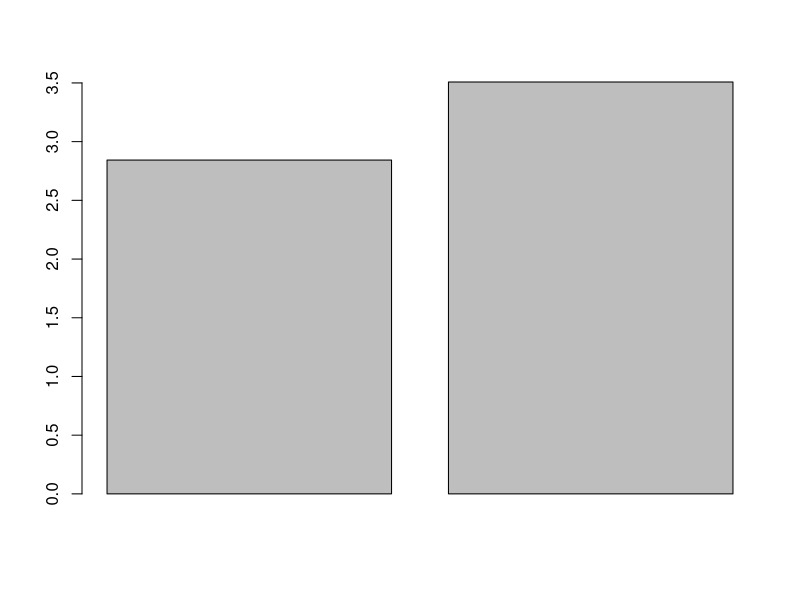
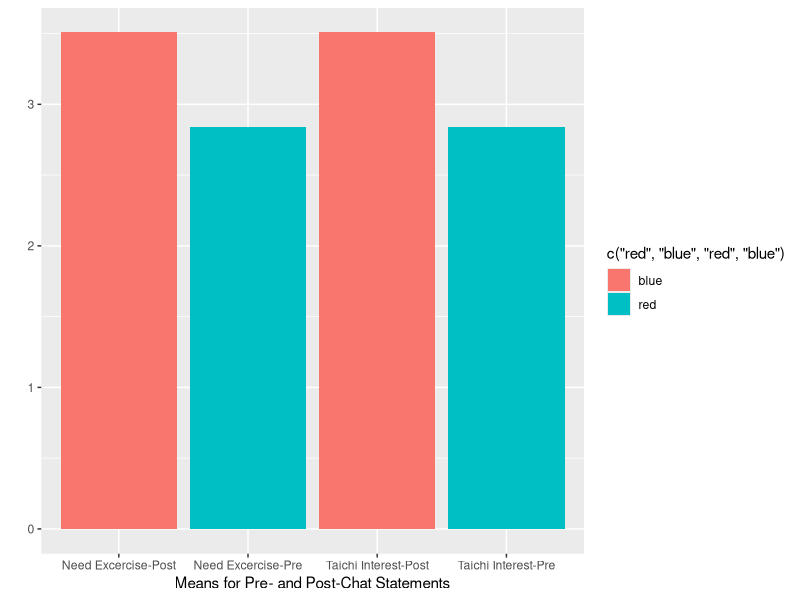
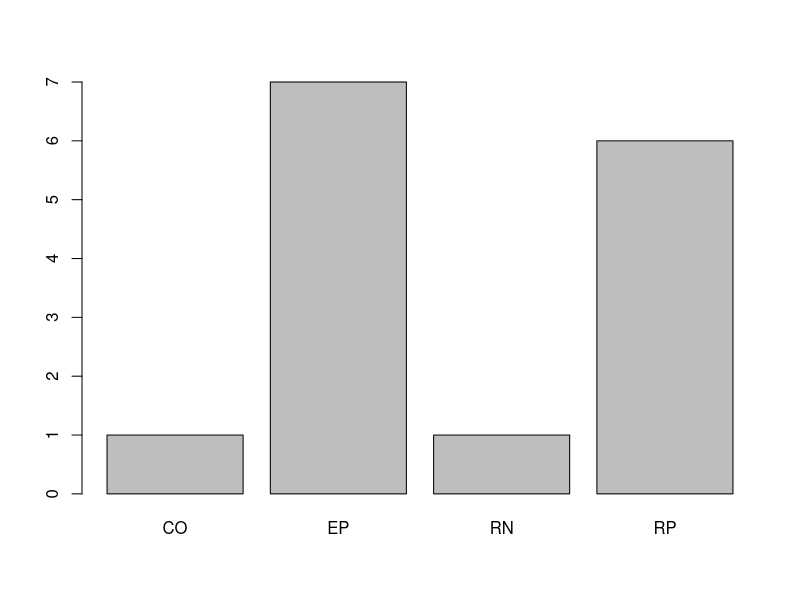
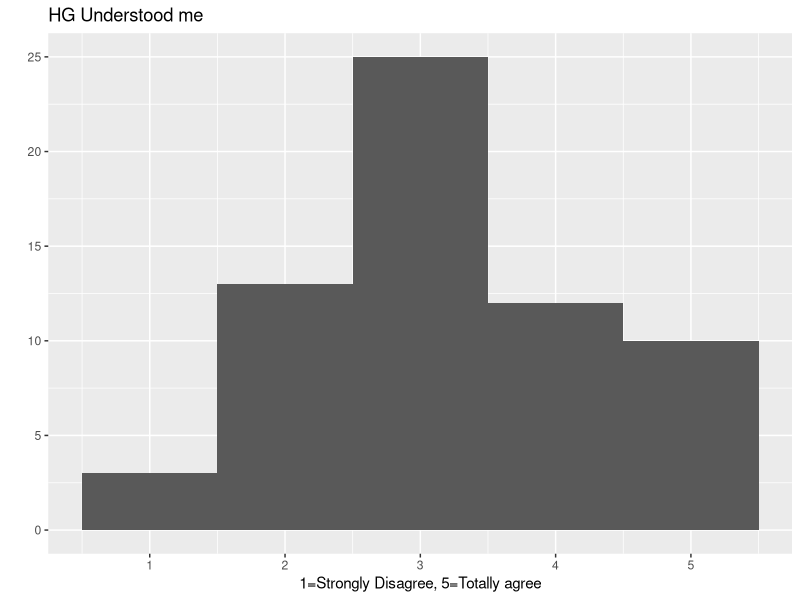
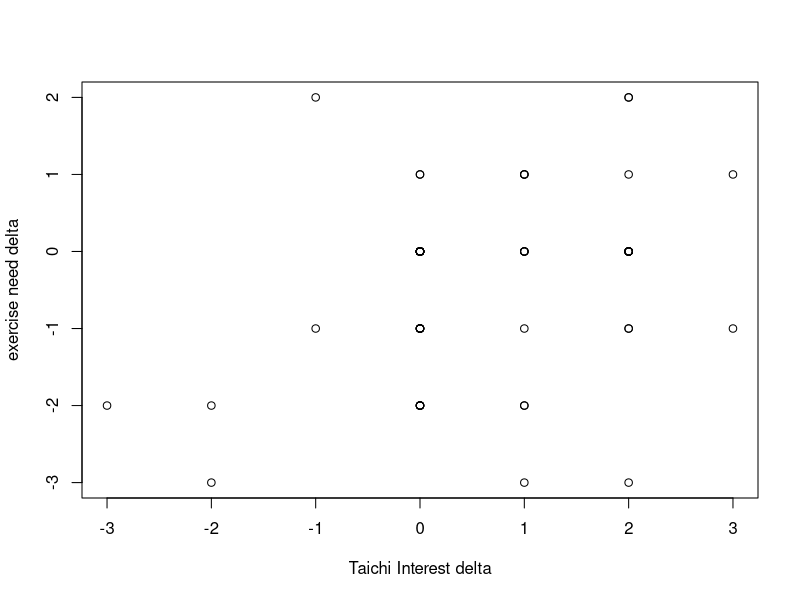
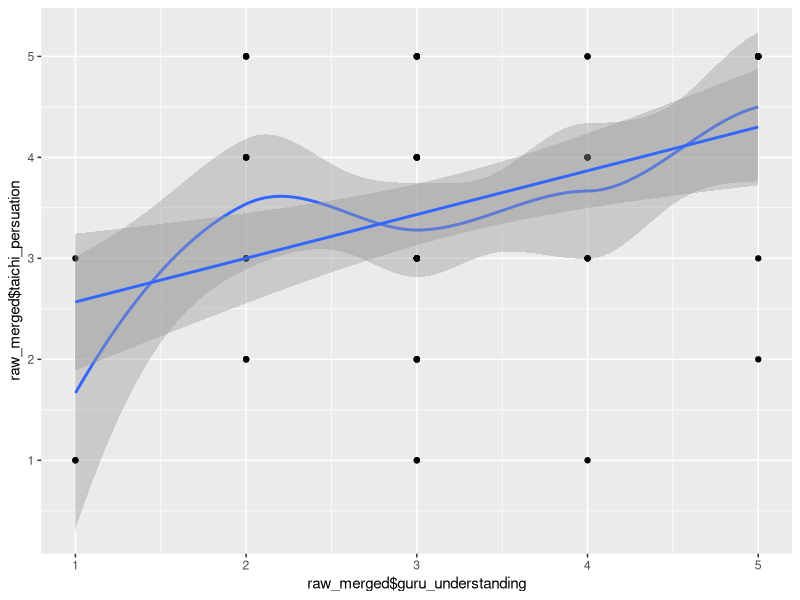
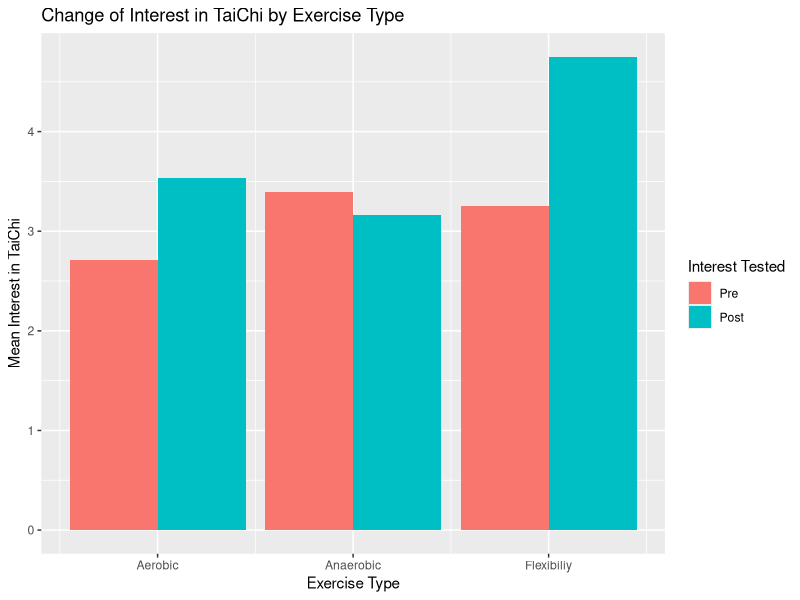
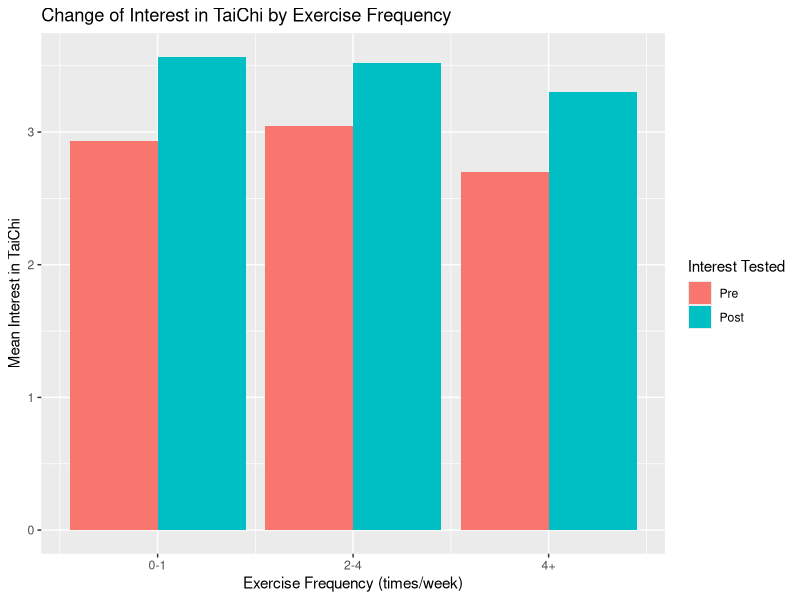

These charts were generated, in order, by the following R code:
## ---- chunk 1
knitr::opts_chunk$set(echo = TRUE)
## ---- chunk 2
library(readr)
library(ggplot2)
library(tidyr)
## ---- chunk 3
Dialogue <- read_csv("Dialogue.csv")
Dialogue$strategy <- substr(Dialogue$q_id,1,2)
dems <- read_csv("Demographics.csv")
post <- read_csv("PostQuestions.csv")
visited <- read_csv("visitedtaichi.csv")
## ---- chunk 4
# Exclude ppl that did not finish.
pre.good<-dems[dems$sessionID %in% post$sessionID,]
# Exclude test users
pre.good<-pre.good[pre.good$userType!="test",]
post<-post[post$sessionID %in% pre.good$sessionID,]

#Exclude those before Feb 23
pp<-Dialogue[Dialogue$sessionID %in% pre.good$sessionID,c("time","sessionID")]
pp.beforeFeb <- pp[c(67:2202),]
pre.good.sid<-unique(unlist(pre.good$sessionID, use.names = FALSE))
Dialogue <- Dialogue[Dialogue$sessionID %in% pre.good$sessionID,]
#View(pre.good)
## ---- chunk 5
interest.pre <- mean(dems$taichi_interest)
interest.post<- mean(post$taichi_learn)
need.pre <- mean(dems$taichi_interest)
need.post<- mean(post$taichi_learn)
barplot(c(interest.pre,interest.post))
d <- cbind(c("Need Pre","Need Post", "Interest Pre", "Interest Post"),c(need.pre,need.post,interest.pre,interest.post))
## ---- chunk 6
qplot(x=c("Need Excercise-Pre","Need Excercise-Post", "Taichi Interest-Pre", "Taichi Interest-Post"),weight=c(need.pre,need.post,interest.pre,interest.post),xlab="Means for Pre- and Post-Chat Statements", fill=c("red","blue","red", "blue")) 
## ---- chunk 7
t.test(pre.good$taichi_interest,post$taichi_learn,paired=TRUE)
## ---- chunk 8
barplot(table(Dialogue$strategy[Dialogue$sessionID=="ceprtq01ps0n5q92h8r74emid4" & Dialogue$speaker=="U"]))
## ---- chunk 9
qplot(data=post, x=guru_understanding, binwidth=1, xlab="1=Strongly Disagree, 5=Totally agree",main="HG Understood me")
## ---- chunk 10
visited.pre <- pre.good[pre.good$ID %in% visited$ID,]
visited.post <- post[post$sessionID %in% visited.pre$sessionID,]
visited.dialogues <- Dialogue[Dialogue$sessionID %in% visited.pre$sessionID,]
## ---- chunk 11
printed.post <- post[post$printed_flyer==1,]
printed.pre <- pre.good[pre.good$sessionID %in% printed.post$sessionID,]
printed.dialogues <- Dialogue[Dialogue$sessionID %in% printed.post$sessionID,]
## ---- chunk 12
length(printed.pre$sessionID)
## ---- chunk 13
length(printed.pre$sessionID)/length(pre.good$sessionID) * 100
## ---- chunk 14
table(pre.good$position)
table(pre.good$gender)
table(pre.good$ethnicity)
table(pre.good$age_range)
## ---- chunk 15
table(pre.good$position)/length(pre.good$position)
table(pre.good$gender)/length(pre.good$gender)
table(pre.good$ethnicity)/length(pre.good$ethnicity)
table(pre.good$age_range)/length(pre.good$age_range)
## ---- chunk 16
 length(pre.good[pre.good$age_range<5,]$sessionID)/length(pre.good$sessionID)*100
## ---- chunk 17
tail(names(sort(table(pre.good$age_range))), 1)
## ---- chunk 18
pre.desire <- pre.good$excercise_need
post.desire <- - post$post_excercise_need
t.test(pre.desire,post.desire,paired=TRUE)
## ---- chunk 19
pre.interest <- pre.good$taichi_interest
post.interest <- - post$taichi_learn
t.test(pre.interest,post.interest,paired=TRUE)
## ---- chunk 20
raw_merged = merge(x = pre.good, y = post, by = "sessionID", all = TRUE)

printed.decreased.interest <- length(raw_merged[raw_merged$taichi_learn < raw_merged$taichi_interest & raw_merged$printed_flyer == 1,]$sessionID)

printed.increased.interest <- length(raw_merged[raw_merged$taichi_learn > raw_merged$taichi_interest & raw_merged$printed_flyer == 1,]$sessionID)

printed.same.interest <- length(raw_merged[raw_merged$taichi_learn == raw_merged$taichi_interest & raw_merged$printed_flyer == 1,]$sessionID)

nprinted.decreased.interest <- length(raw_merged[raw_merged$taichi_learn < raw_merged$taichi_interest & raw_merged$printed_flyer == 0,]$sessionID)

nprinted.increased.interest <- length(raw_merged[raw_merged$taichi_learn > raw_merged$taichi_interest & raw_merged$printed_flyer == 0,]$sessionID)

nprinted.same.interest <- length(raw_merged[raw_merged$taichi_learn == raw_merged$taichi_interest & raw_merged$printed_flyer == 0,]$sessionID)

c1 <- c("", "Decreased", "Remained Same", "Increased", "Total")

c2 <- c ("No", nprinted.decreased.interest, nprinted.same.interest, nprinted.increased.interest, nprinted.decreased.interest + nprinted.same.interest + nprinted.increased.interest)

c3 <- c ("Yes", printed.decreased.interest, printed.same.interest, printed.increased.interest, printed.decreased.interest + printed.same.interest + printed.increased.interest)

c4 <- c ("Total", printed.decreased.interest + nprinted.decreased.interest, printed.same.interest + nprinted.same.interest, printed.increased.interest+nprinted.increased.interest, length(pre.good$sessionID))

print.interest <- data.frame(c1, c2, c3, c4) 

#Also, just so we keep this in its own column:
raw_merged$increased_taichi_interest=raw_merged$taichi_interest<raw_merged$taichi_learn

## ---- chunk 21
pint.merged <-raw_merged[raw_merged$taichi_learn > raw_merged$taichi_interest & raw_merged$printed_flyer == 1,]
## ---- chunk 22
npint.merged <-raw_merged[raw_merged$taichi_learn <= raw_merged$taichi_interest |  raw_merged$printed_flyer == 0,]
## ---- chunk 23
length(pint.merged$sessionID)
length(pint.merged$sessionID)/length(pre.good$sessionID) * 100
## ---- chunk 24
length(pint.merged$sessionID)
length(printed.pre$sessionID)
## ---- chunk 25
length(pint.merged$sessionID)/length(printed.pre$sessionID) * 100
## ---- chunk 26
t.test(pint.merged$taichi_interest, npint.merged$taichi_interest)
## ---- chunk 27
t.test(pint.merged$taichi_learn, npint.merged$taichi_learn)
## ---- chunk 28
pint.en <- c()
npint.en <- c()
pint.rn <- c()
npint.rn <- c()
pint.ep <- c()
npint.ep <- c()
pint.rp <- c()
npint.rp <- c()
for (s in pint.merged$sessionID) {
  totalDialogues <- length(Dialogue[Dialogue$sessionID == s & Dialogue$speaker=="HG",])

  pint.en <- append(pint.en,(length(Dialogue[Dialogue$sessionID == s & Dialogue$speaker=="HG" & substr(Dialogue$q_id, 1, 2) == "EN",]$sessionID))/ totalDialogues)
  
   pint.rn <- append(pint.rn,(length(Dialogue[Dialogue$sessionID == s & Dialogue$speaker=="HG" & substr(Dialogue$q_id, 1, 2) == "RN",]$sessionID))/ totalDialogues)
   
   pint.ep <- append(pint.ep,(length(Dialogue[Dialogue$sessionID == s & Dialogue$speaker=="HG" & substr(Dialogue$q_id, 1, 2) == "EP",]$sessionID))/ totalDialogues)
  
   pint.rp <- append(pint.rp,(length(Dialogue[Dialogue$sessionID == s & Dialogue$speaker=="HG" & substr(Dialogue$q_id, 1, 2) == "RP",]$sessionID))/ totalDialogues)
}

for (s in npint.merged$sessionID) {
  totalDialogues <- length(Dialogue[Dialogue$sessionID == s & Dialogue$speaker=="HG",])

  npint.en <- append(npint.en,(length(Dialogue[Dialogue$sessionID == s & Dialogue$speaker=="HG" & substr(Dialogue$q_id, 1, 2) == "EN",]$sessionID))/ totalDialogues)
  
   npint.rn <- append(npint.rn,(length(Dialogue[Dialogue$sessionID == s & Dialogue$speaker=="HG" & substr(Dialogue$q_id, 1, 2) == "RN",]$sessionID))/ totalDialogues)
   
     npint.ep <- append(npint.ep,(length(Dialogue[Dialogue$sessionID == s & Dialogue$speaker=="HG" & substr(Dialogue$q_id, 1, 2) == "EP",]$sessionID))/ totalDialogues)
  
   npint.rp <- append(npint.rp,(length(Dialogue[Dialogue$sessionID == s & Dialogue$speaker=="HG" & substr(Dialogue$q_id, 1, 2) == "RP",]$sessionID))/ totalDialogues)
}

t.test(pint.en, npint.en)
t.test(pint.rn, npint.rn)
t.test(pint.ep, npint.ep)
t.test(pint.rp, npint.rp)
## ---- chunk 29
  en.count <- c()
  ep.count <- c()
  rp.count <- c()
  rn.count <- c()
for (s in  raw_merged$sessionID) {
  en.count <- append(en.count,length(Dialogue[Dialogue$sessionID == s & Dialogue$speaker=="HG" & substr(Dialogue$q_id, 1, 2) == "EN",]$sessionID))
  rn.count <- append(rn.count,length(Dialogue[Dialogue$sessionID == s & Dialogue$speaker=="HG" & substr(Dialogue$q_id, 1, 2) == "RN",]$sessionID))
  ep.count <- append(ep.count,length(Dialogue[Dialogue$sessionID == s & Dialogue$speaker=="HG" & substr(Dialogue$q_id, 1, 2) == "EP",]$sessionID))
  rp.count <- append(rp.count,length(Dialogue[Dialogue$sessionID == s & Dialogue$speaker=="HG" & substr(Dialogue$q_id, 1, 2) == "RP",]$sessionID))
}


  cor.test(ep.count, raw_merged$taichi_interest)
  cor.test(rp.count, raw_merged$taichi_interest)
  cor.test(en.count, raw_merged$taichi_interest)
  cor.test(rn.count, raw_merged$taichi_interest)
  
  cor.test(ep.count, raw_merged$taichi_learn)
  cor.test(rp.count, raw_merged$taichi_learn)
  cor.test(en.count, raw_merged$taichi_learn)
  cor.test(rn.count, raw_merged$taichi_learn)

## ---- chunk 30
Strategy <- c("EP", "RP", "EN", "RN" )
Taichi.Interest.pre <- c(-0.2744292,0.1919599,-0.1324932,0.2541909 )
Taichi.Interest.post <- c(-0.4554372,0.1109431,-0.3339051,0.245545)
df <- data.frame(Strategy,Taichi.Interest.pre, Taichi.Interest.post)
knitr::kable(head(df))
## ---- chunk 31
  interest.increase <-raw_merged$taichi_learn - raw_merged$taichi_interest
  cor.test(ep.count, interest.increase)
  cor.test(rp.count, interest.increase)
  cor.test(en.count, interest.increase)
  cor.test(rn.count, interest.increase)
## ---- chunk 32
cor.test(ep.count+en.count, raw_merged$guru_understanding)
## ---- chunk 33
cor.test(rp.count+rn.count, raw_merged$guru_understanding)
## ---- chunk 34
cor.test(ep.count+en.count, interest.increase)
## ---- chunk 35
cor.test(rp.count+rn.count, interest.increase)
## ---- chunk 36
cor.test(ep.count+rp.count, interest.increase)
## ---- chunk 37
cor.test(en.count+rn.count, interest.increase)
## ---- chunk 38
cor.test(raw_merged$excercise_need, raw_merged$taichi_interest)
## ---- chunk 39
cor.test(raw_merged$post_excercise_need, raw_merged$taichi_learn)
## ---- chunk 40
cor.test(raw_merged$excercise_need, raw_merged$taichi_learn)
## ---- chunk 41
t.test(raw_merged$post_excercise_need, raw_merged$excercise_need)
## ---- chunk 42
cor.test(raw_merged$guru_understanding, interest.increase)
## ---- chunk 43
cor.test(raw_merged$guru_understanding, raw_merged$taichi_learn)
## ---- chunk 44
cor.test(raw_merged$guru_understanding, raw_merged$post_excercise_need)
## ---- chunk 45
excercise_need.increase <-raw_merged$post_excercise_need - raw_merged$excercise_need
cor.test(raw_merged$guru_understanding, excercise_need.increase)
## ---- chunk 46
summary(lm(raw_merged$taichi_learn~raw_merged$guru_understanding+raw_merged$excercise_need +raw_merged$post_excercise_need + raw_merged$taichi_persuation+raw_merged$age_range+raw_merged$excerise_freq))


## ---- chunk 47
t.test(npint.rn+npint.en, pint.rn+pint.en, alternative = "greater")
## ---- chunk 48
t.test(pint.rp+pint.ep, npint.rp+npint.ep, alternative = "greater")
## ---- chunk 49
 cor.test(raw_merged$post_excercise_need - raw_merged$excercise_need, raw_merged$taichi_learn - raw_merged$taichi_interest)
## ---- chunk 50
t.test(raw_merged$post_excercise_need, raw_merged$excercise_need, alternative = "greater")

t.test(raw_merged$taichi_learn, raw_merged$taichi_interest, alternative = "greater",paired=T)
## ---- chunk 51
plot(raw_merged$taichi_learn-raw_merged$taichi_interest,raw_merged$post_excercise_need-raw_merged$excercise_need,xlab="Taichi Interest delta",ylab="exercise need delta")
## ---- chunk 52
aerobic <- raw_merged[raw_merged$excerise_time==1,]
anaerobic <- raw_merged[raw_merged$excerise_time==2,]
flexibility <- raw_merged[raw_merged$excerise_time==3,]

exer_freq_0 <- raw_merged[raw_merged$excerise_freq==1,]
exer_freq_2 <- raw_merged[raw_merged$excerise_freq==2,]
exer_freq_4 <- raw_merged[raw_merged$excerise_freq==3,]
## ---- chunk 53
t.test(aerobic$post_excercise_need, aerobic$excercise_need, alternative = "greater",paired=T)
## ---- chunk 54
t.test(anaerobic$post_excercise_need, anaerobic$excercise_need, alternative = "greater",paired=T)
## ---- chunk 55
t.test(flexibility$post_excercise_need, flexibility$excercise_need, alternative = "greater",paired=T)
## ---- chunk 56
t.test(exer_freq_0$post_excercise_need, exer_freq_0$excercise_need, alternative = "greater")
## ---- chunk 57
t.test(exer_freq_2$post_excercise_need, exer_freq_2$excercise_need, alternative = "greater")
## ---- chunk 58
t.test(exer_freq_4$post_excercise_need, exer_freq_4$excercise_need, alternative = "greater")
## ---- chunk 59
cor.test(raw_merged$guru_understanding, raw_merged$taichi_persuation)
qplot(raw_merged$guru_understanding, raw_merged$taichi_persuation,geom=c("smooth","point"))+
  geom_smooth(method='lm',formula=y~x)
## ---- chunk 60
d<-gather(raw_merged,interest,value,taichi_interest,taichi_learn)
ggplot(data=d,aes(x=excerise_time,y=value,fill=interest)) +
  geom_bar(stat="summary",position="dodge") +
  labs(title="Change of Interest in TaiChi by Exercise Type",y="Mean Interest in TaiChi")+
  scale_x_continuous(name="Exercise Type", breaks=c(1,2,3), labels=c("Aerobic","Anaerobic","Flexibiliy")) +
  scale_fill_discrete(name="Interest Tested",labels=c("Pre","Post"))
## ---- chunk 61
t.test(aerobic$taichi_interest,aerobic$taichi_learn,paired=T,alternative="less")

t.test(anaerobic$taichi_interest,anaerobic$taichi_learn,paired=T,alternative="less")
## ---- chunk 62
t.test(aerobic$taichi_persuation,anaerobic$taichi_persuation,alternative="greater")
t.test(aerobic$taichi_learn,anaerobic$taichi_learn)
## ---- chunk 63
d<-gather(raw_merged,interest,value,taichi_interest,taichi_learn)
ggplot(data=d,aes(x=excerise_freq,y=value,fill=interest)) +
  geom_bar(stat="summary",position="dodge") +
  labs(title="Change of Interest in TaiChi by Exercise Frequency",y="Mean Interest in TaiChi")+
  scale_x_continuous(name="Exercise Frequency (times/week)",breaks=c(1,2,3),labels=c("0-1","2-4","4+")) +
  scale_fill_discrete(name="Interest Tested",labels=c("Pre","Post"))
